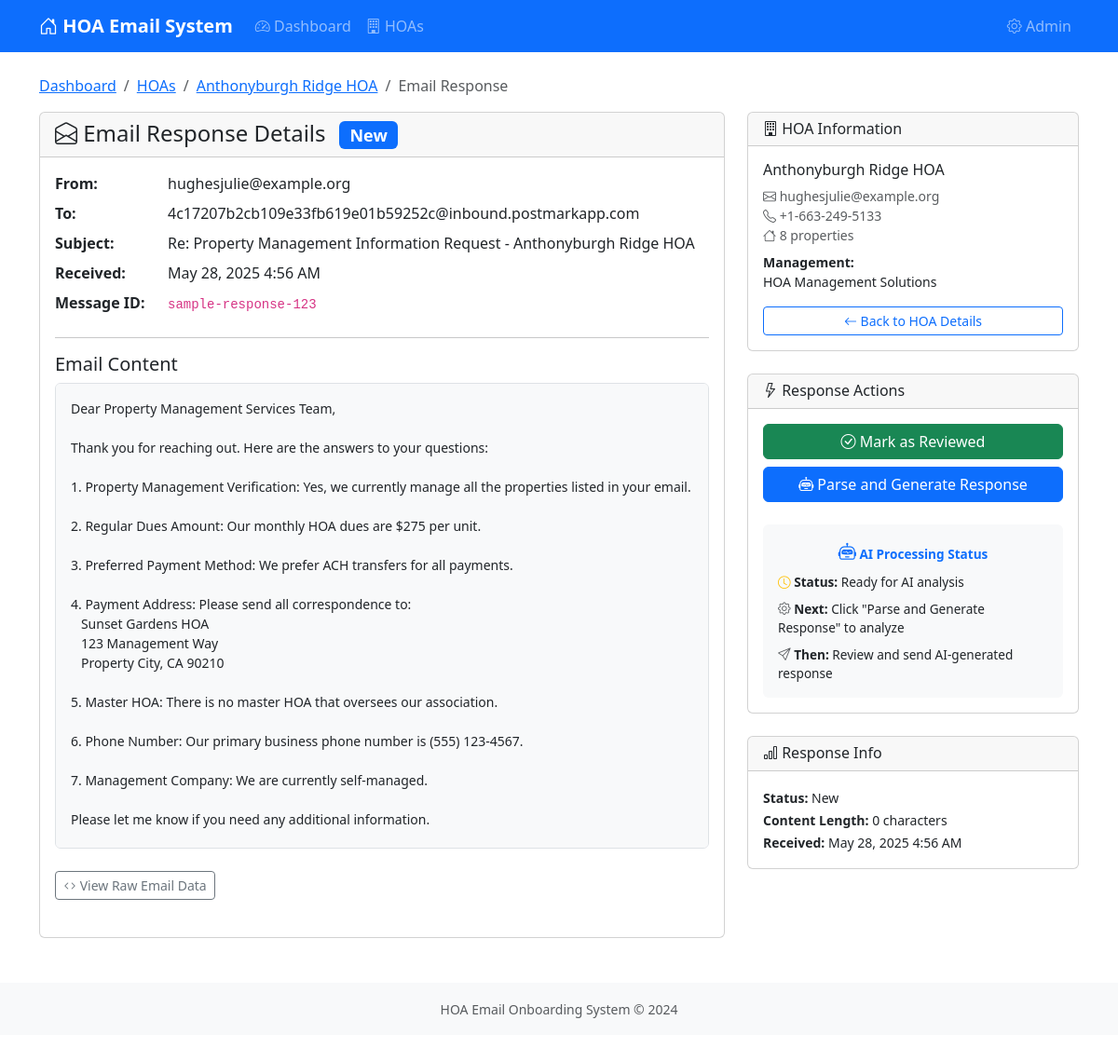
The page /responses/2/ on the database its author committed.
### hoa_management/models.py (models this page shows, shortened)
class HOA(models.Model):
    name = models.CharField(max_length=200, help_text="Name of the HOA")
    address = models.TextField(help_text="Physical address of the HOA")
    contact_email = models.EmailField(
        validators=[EmailValidator()], help_text="Primary contact email for the HOA"
    )
    phone_regex = RegexValidator(
        regex=r"^\+?1?\d{9,15}$",
        message="Phone number must be entered in the format: '+999999999'. Up to 15 digits allowed.",
    )
    phone = models.CharField(
        validators=[phone_regex],
        max_length=17,
        blank=True,
        help_text="Contact phone number",
    )
    management_company = models.CharField(
        max_length=200,
        blank=True,
        null=True,
        help_text="Name of the management company (if any)",
    )
    website = models.URLField(blank=True, null=True, help_text="HOA website URL")
    established_date = models.DateField(
        blank=True, null=True, help_text="Date when HOA was established"
    )
    total_units = models.PositiveIntegerField(
        default=0, help_text="Total number of units managed by this HOA"
    )
    monthly_fee_range = models.CharField(
        max_length=50,
        blank=True,
        null=True,
        help_text="Monthly fee range (e.g., '$200-$400')",
    )
    demo_email_used = models.EmailField(
        blank=True,
        null=True,
        help_text="Demo email address used for this HOA's onboarding",
    )
    created_at = models.DateTimeField(auto_now_add=True)
    updated_at = models.DateTimeField(auto_now=True)
    class Meta:
        verbose_name = "HOA"
        verbose_name_plural = "HOAs"
        ordering = ["name"]
    @property
    def property_count(self):
        return self.properties.count()

class EmailResponse(models.Model):
    STATUS_CHOICES = [
        ("new", "New"),
        ("reviewed", "Reviewed"),
        ("processed", "Processed"),
    ]
    hoa = models.ForeignKey(
        HOA,
        on_delete=models.CASCADE,
        related_name="email_responses",
        help_text="HOA that sent this response",
    )
    message_id = models.CharField(
        max_length=255, unique=True, help_text="Unique message ID from email provider"
    )
    from_email = models.EmailField(help_text="Email address of the sender")
    subject = models.CharField(max_length=500, help_text="Email subject line")
    raw_content = models.TextField(help_text="Full raw email content")
    html_content = models.TextField(
        blank=True, null=True, help_text="HTML version of email content"
    )
    text_content = models.TextField(
        blank=True, null=True, help_text="Plain text version of email content"
    )
    manages_properties = models.BooleanField(
        null=True, blank=True, help_text="Does HOA manage the listed properties?"
    )
    properties_confirmation = models.TextField(
        blank=True,
        null=True,
        help_text="Details about property management confirmation",
    )
    regular_dues_amount = models.CharField(
        max_length=100, blank=True, null=True, help_text="Amount of regular HOA dues"
    )
    payment_method = models.CharField(
        max_length=200, blank=True, null=True, help_text="Preferred payment method"
    )
    payment_address = models.TextField(
        blank=True, null=True, help_text="Mailing address for payments"
    )
    master_hoa_name = models.CharField(
        max_length=200, blank=True, null=True, help_text="Name of master HOA if any"
    )
    phone_number = models.CharField(
        max_length=20,
        blank=True,
        null=True,
        help_text="Primary phone number for HOA business",
    )
    management_company = models.CharField(
        max_length=200, blank=True, null=True, help_text="Management company name"
    )
    response_completeness_score = models.IntegerField(
        default=0, help_text="Completeness score from 0-100 based on answered questions"
    )
    status = models.CharField(
        max_length=20,
        choices=STATUS_CHOICES,
        default="new",
        help_text="Processing status of the response",
    )
    reviewed_by = models.ForeignKey(
        User,
        null=True,
        blank=True,
        on_delete=models.SET_NULL,
        help_text="User who reviewed this response",
    )
    reviewed_at = models.DateTimeField(
        null=True, blank=True, help_text="When this response was reviewed"
    )
    ai_analysis_result = models.JSONField(
        null=True,
        blank=True,
        help_text="AI analysis result with categorization and extracted data",
    )
    ai_generated_response = models.TextField(
        blank=True, null=True, help_text="AI-generated follow-up email response"
    )
    ai_reasoning = models.TextField(
        blank=True,
        null=True,
        help_text="AI explanation for the categorization and response",
    )
    ai_processed_at = models.DateTimeField(
        null=True, blank=True, help_text="When this response was processed by AI"
    )
    generated_response_sent = models.BooleanField(
        default=False, help_text="Whether the AI-generated response has been sent"
    )
    generated_response_sent_at = models.DateTimeField(
        null=True, blank=True, help_text="When the generated response was sent"
    )
    created_at = models.DateTimeField(auto_now_add=True)
    updated_at = models.DateTimeField(auto_now=True)
    class Meta:
        verbose_name = "Email Response"
        verbose_name_plural = "Email Responses"
        ordering = ["-created_at"]

### hoa_management/views.py (the view)
def email_response_detail(request, response_id):
    email_response = get_object_or_404(EmailResponse, id=response_id)
    context = {
        "email_response": email_response,
        "hoa": email_response.hoa,
    }
    return render(request, "hoa_management/email_response_detail.html", context)

### hoa_management/templates/hoa_management/email_response_detail.html (shortened to what this page needs)
{% extends 'hoa_management/base.html' %}
{% block content %}
<div class="row">
    <div class="col-12">
        <nav aria-label="breadcrumb">
            <ol class="breadcrumb">
                <li class="breadcrumb-item"><a href="{% url 'dashboard' %}">Dashboard</a></li>
                <li class="breadcrumb-item"><a href="{% url 'hoa_list' %}">HOAs</a></li>
                <li class="breadcrumb-item"><a href="{% url 'hoa_detail' hoa.id %}">{{ hoa.name }}</a></li>
                <li class="breadcrumb-item active">Email Response</li>
            </ol>
        </nav>
    </div>
</div>
<div class="row">
    <div class="col-lg-8">
        <div class="card">
            <div class="card-header">
                <h4 class="mb-0">
                    <i class="bi bi-envelope-open"></i> Email Response Details
                    {% if email_response.status == 'new' %}
                        <span class="badge bg-primary ms-2">New</span>
                    {% elif email_response.status == 'reviewed' %}
                        <span class="badge bg-success ms-2">Reviewed</span>
                    {% elif email_response.status == 'processed' %}
                        <span class="badge bg-info ms-2">Processed</span>
                    {% endif %}
                </h4>
            </div>
            <div class="card-body">
                <div class="mb-4">
                    <div class="row mb-2">
                        <div class="col-sm-2"><strong>From:</strong></div>
                        <div class="col-sm-10">{{ email_response.from_email }}</div>
                    </div>
                    <div class="row mb-2">
                        <div class="col-sm-2"><strong>To:</strong></div>
                        <div class="col-sm-10">4c17207b2cb109e33fb619e01b59252c@inbound.postmarkapp.com</div>
                    </div>
                    <div class="row mb-2">
                        <div class="col-sm-2"><strong>Subject:</strong></div>
                        <div class="col-sm-10">{{ email_response.subject }}</div>
                    </div>
                    <div class="row mb-2">
                        <div class="col-sm-2"><strong>Received:</strong></div>
                        <div class="col-sm-10">{{ email_response.created_at|date:"M d, Y g:i A" }}</div>
                    </div>
                    <div class="row mb-2">
                        <div class="col-sm-2"><strong>Message ID:</strong></div>
                        <div class="col-sm-10"><code>{{ email_response.message_id }}</code></div>
                    </div>
                </div>
                <hr>
                <div class="mb-4">
                    <h5>Email Content</h5>
                    <div class="border rounded p-3" style="background-color: #f8f9fa; max-height: 500px; overflow-y: auto;">
                        {% if email_response.html_content %}
                            <iframe srcdoc="{{ email_response.html_content|escape }}" style="width: 100%; height: 400px; border: none;"></iframe>
                        {% else %}
                            <pre style="white-space: pre-wrap; font-family: inherit; margin: 0;">{{ email_response.text_content }}</pre>
                        {% endif %}
                    </div>
                </div>
                <div class="mb-4">
                    <button class="btn btn-sm btn-outline-secondary" type="button" data-bs-toggle="collapse" data-bs-target="#rawContent">
                        <i class="bi bi-code"></i> View Raw Email Data
                    </button>
                </div>
            </div>
        </div>
    </div>
    <div class="col-lg-4">
        <div class="card mb-4">
            <div class="card-header">
                <h6 class="mb-0">
                    <i class="bi bi-building"></i> HOA Information
                </h6>
            </div>
            <div class="card-body">
                <h6>{{ hoa.name }}</h6>
                <p class="small text-muted mb-2">
                    <i class="bi bi-envelope"></i> {{ hoa.contact_email }}<br>
                    {% if hoa.phone %}
                        <i class="bi bi-telephone"></i> {{ hoa.phone }}<br>
                    {% endif %}
                    <i class="bi bi-house"></i> {{ hoa.property_count }} properties
                </p>
                {% if hoa.management_company %}
                <p class="small">
                    <strong>Management:</strong><br>
                    {{ hoa.management_company }}
                </p>
                {% endif %}
                <div class="d-grid">
                    <a href="{% url 'hoa_detail' hoa.id %}" class="btn btn-outline-primary btn-sm">
                        <i class="bi bi-arrow-left"></i> Back to HOA Details
                    </a>
                </div>
            </div>
        </div>
        <div class="card mb-4">
            <div class="card-header">
                <h6 class="mb-0">
                    <i class="bi bi-lightning"></i> Response Actions
                </h6>
            </div>
            <div class="card-body">
                <div class="d-grid gap-2">
                    {% if email_response.status == 'new' %}
                    <form method="post" action="{% url 'mark_response_reviewed' email_response.id %}">
                        <button type="submit" class="btn btn-success w-100">
                            <i class="bi bi-check-circle"></i> Mark as Reviewed
                        </button>
                    </form>
                    {% endif %}
                    {% if not email_response.ai_analysis_result %}
                    <form method="post" action="{% url 'parse_and_generate_response' email_response.id %}">
                        <button type="submit" class="btn btn-primary w-100">
                            <i class="bi bi-robot"></i> Parse and Generate Response
                        </button>
                    </form>
                    {% endif %}
                    <div class="mt-3 p-3 bg-light rounded" style="font-size: 0.85rem;">
                        <div class="text-center mb-2">
                            <i class="bi bi-robot text-primary" style="font-size: 1.2rem;"></i>
                            <strong class="text-primary">AI Processing Status</strong>
                        </div>
                        {% if email_response.ai_analysis_result %}
                        <div class="mb-2">
                            <i class="bi bi-check-circle text-success"></i>
                            <strong>Analysis:</strong> Complete ({{ email_response.ai_analysis_result.category|title }})
                        </div>
                        {% if email_response.ai_generated_response %}
                        <div class="mb-2">
                            <i class="bi bi-check-circle text-success"></i>
                            <strong>Response:</strong> Generated and ready
                        </div>
                        {% endif %}
                        {% if email_response.generated_response_sent %}
                        <div>
                            <i class="bi bi-check-circle text-success"></i>
                            <strong>Status:</strong> Response sent successfully
                        </div>
                        {% endif %}
                        {% else %}
                        <div class="mb-2">
                            <i class="bi bi-clock text-warning"></i>
                            <strong>Status:</strong> Ready for AI analysis
                        </div>
                        <div class="mb-2">
                            <i class="bi bi-gear text-muted"></i>
                            <strong>Next:</strong> Click "Parse and Generate Response" to analyze
                        </div>
                        <div>
                            <i class="bi bi-send text-muted"></i>
                            <strong>Then:</strong> Review and send AI-generated response
                        </div>
                        {% endif %}
                    </div>
                </div>
            </div>
        </div>
        <div class="card">
            <div class="card-header">
                <h6 class="mb-0">
                    <i class="bi bi-bar-chart"></i> Response Info
                </h6>
            </div>
            <div class="card-body">
                <small>
                    <strong>Status:</strong> {{ email_response.get_status_display }}<br>
                    <strong>Content Length:</strong> {{ email_response.text_content|length|default:email_response.html_content|length }} characters<br>
                    <strong>Received:</strong> {{ email_response.created_at|date:"M d, Y g:i A" }}<br>
                </small>
            </div>
        </div>
    </div>
</div>
{% endblock %}

### rows shown on the page
HOA: name "Anthonyburgh Ridge HOA", contact_email "hughesjulie@example.org", phone "+1-663-249-5133", property_count "8", management_company "HOA Management Solutions"
EmailResponse: from_email "hughesjulie@example.org", subject "Re: Property Management Information Request - Anthonyburgh Ridge HOA", created_at "May 28, 2025 4:56 AM", message_id "sample-response-123", text_content "Dear Property Management Services Team, Thank you for reaching out. Here are the answers to your questions: 1. Property Management Verification: Yes, we currently manage all the properties listed in your email. 2. Regular Dues Amount: Our monthly HOA dues are $275 per unit. 3. Preferred Payment Method: We prefer ACH transfers for all payments. 4. Payment Address: Please send all correspondence to: Sunset Gardens HOA 123 Management Way Property City, CA 90210 5. Master HOA: There is no master HOA that oversees our association. 6. Phone Number: Our primary business phone number is (555) 123-4567. 7. Management Company: We are currently self-managed. Please let me know if you need any…", status "New", text_content|length "0"
